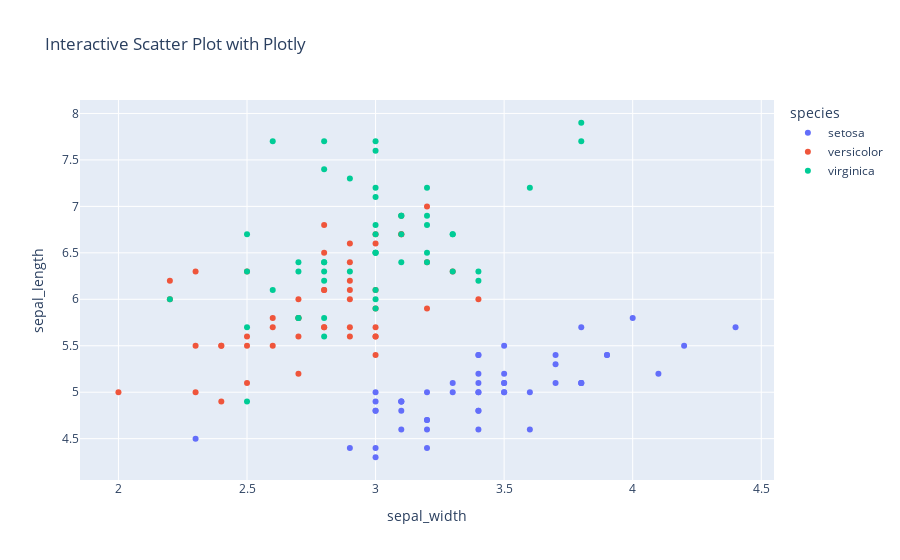

The notebook cell this image was saved under:
### Code cell
# Plotly
# This code generates an interactive scatter plot using Plotly, making it easy to create and share web-based visualizations.

import plotly.express as px

# Data
df = px.data.iris()

# Plot
fig = px.scatter(df, x='sepal_width', y='sepal_length', color='species', title='Interactive Scatter Plot with Plotly')
fig.show()

### Figure 1 — Plotly figure (JSON) as saved in the notebook; plotly's stock layout.template omitted (floating-point values rounded to 4 significant figures)
{"data": [{"hovertemplate": "species=setosa<br>sepal_width=%{x}<br>sepal_length=%{y}<extra></extra>", "legendgroup": "setosa", "marker": {"color": "#636efa", "symbol": "circle"}, "mode": "markers", "name": "setosa", "orientation": "v", "showlegend": true, "type": "scatter", "x": [3.5, 3, 3.2, 3.1, 3.6, 3.9, 3.4, 3.4, 2.9, 3.1, 3.7, 3.4, 3, 3, 4, 4.4, 3.9, 3.5, 3.8, 3.8, 3.4, 3.7, 3.6, 3.3, 3.4, 3, 3.4, 3.5, 3.4, 3.2, 3.1, 3.4, 4.1, 4.2, 3.1, 3.2, 3.5, 3.1, 3, 3.4, 3.5, 2.3, 3.2, 3.5, 3.8, 3, 3.8, 3.2, 3.7, 3.3], "xaxis": "x", "y": [5.1, 4.9, 4.7, 4.6, 5, 5.4, 4.6, 5, 4.4, 4.9, 5.4, 4.8, 4.8, 4.3, 5.8, 5.7, 5.4, 5.1, 5.7, 5.1, 5.4, 5.1, 4.6, 5.1, 4.8, 5, 5, 5.2, 5.2, 4.7, 4.8, 5.4, 5.2, 5.5, 4.9, 5, 5.5, 4.9, 4.4, 5.1, 5, 4.5, 4.4, 5, 5.1, 4.8, 5.1, 4.6, 5.3, 5], "yaxis": "y"}, {"hovertemplate": "species=versicolor<br>sepal_width=%{x}<br>sepal_length=%{y}<extra></extra>", "legendgroup": "versicolor", "marker": {"color": "#EF553B", "symbol": "circle"}, "mode": "markers", "name": "versicolor", "orientation": "v", "showlegend": true, "type": "scatter", "x": [3.2, 3.2, 3.1, 2.3, 2.8, 2.8, 3.3, 2.4, 2.9, 2.7, 2, 3, 2.2, 2.9, 2.9, 3.1, 3, 2.7, 2.2, 2.5, 3.2, 2.8, 2.5, 2.8, 2.9, 3, 2.8, 3, 2.9, 2.6, 2.4, 2.4, 2.7, 2.7, 3, 3.4, 3.1, 2.3, 3, 2.5, 2.6, 3, 2.6, 2.3, 2.7, 3, 2.9, 2.9, 2.5, 2.8], "xaxis": "x", "y": [7, 6.4, 6.9, 5.5, 6.5, 5.7, 6.3, 4.9, 6.6, 5.2, 5, 5.9, 6, 6.1, 5.6, 6.7, 5.6, 5.8, 6.2, 5.6, 5.9, 6.1, 6.3, 6.1, 6.4, 6.6, 6.8, 6.7, 6, 5.7, 5.5, 5.5, 5.8, 6, 5.4, 6, 6.7, 6.3, 5.6, 5.5, 5.5, 6.1, 5.8, 5, 5.6, 5.7, 5.7, 6.2, 5.1, 5.7], "yaxis": "y"}, {"hovertemplate": "species=virginica<br>sepal_width=%{x}<br>sepal_length=%{y}<extra></extra>", "legendgroup": "virginica", "marker": {"color": "#00cc96", "symbol": "circle"}, "mode": "markers", "name": "virginica", "orientation": "v", "showlegend": true, "type": "scatter", "x": [3.3, 2.7, 3, 2.9, 3, 3, 2.5, 2.9, 2.5, 3.6, 3.2, 2.7, 3, 2.5, 2.8, 3.2, 3, 3.8, 2.6, 2.2, 3.2, 2.8, 2.8, 2.7, 3.3, 3.2, 2.8, 3, 2.8, 3, 2.8, 3.8, 2.8, 2.8, 2.6, 3, 3.4, 3.1, 3, 3.1, 3.1, 3.1, 2.7, 3.2, 3.3, 3, 2.5, 3, 3.4, 3], "xaxis": "x", "y": [6.3, 5.8, 7.1, 6.3, 6.5, 7.6, 4.9, 7.3, 6.7, 7.2, 6.5, 6.4, 6.8, 5.7, 5.8, 6.4, 6.5, 7.7, 7.7, 6, 6.9, 5.6, 7.7, 6.3, 6.7, 7.2, 6.2, 6.1, 6.4, 7.2, 7.4, 7.9, 6.4, 6.3, 6.1, 7.7, 6.3, 6.4, 6, 6.9, 6.7, 6.9, 5.8, 6.8, 6.7, 6.7, 6.3, 6.5, 6.2, 5.9], "yaxis": "y"}], "layout": {"autosize": true, "legend": {"title": {"text": "species"}, "tracegroupgap": 0}, "title": {"text": "Interactive Scatter Plot with Plotly"}, "xaxis": {"anchor": "y", "autorange": true, "domain": [0, 1], "range": [1.854, 4.546], "title": {"text": "sepal_width"}, "type": "linear"}, "yaxis": {"anchor": "x", "autorange": true, "domain": [0, 1], "range": [4.003, 8.197], "title": {"text": "sepal_length"}, "type": "linear"}}}
